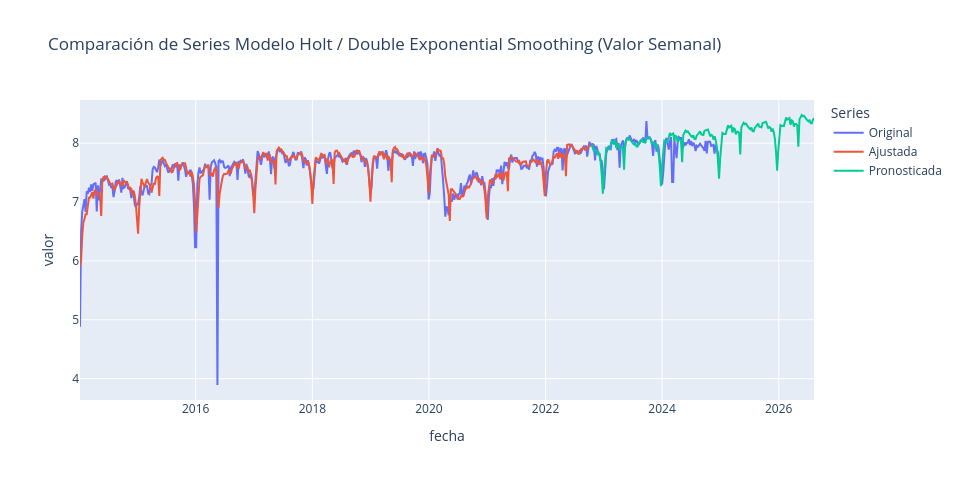
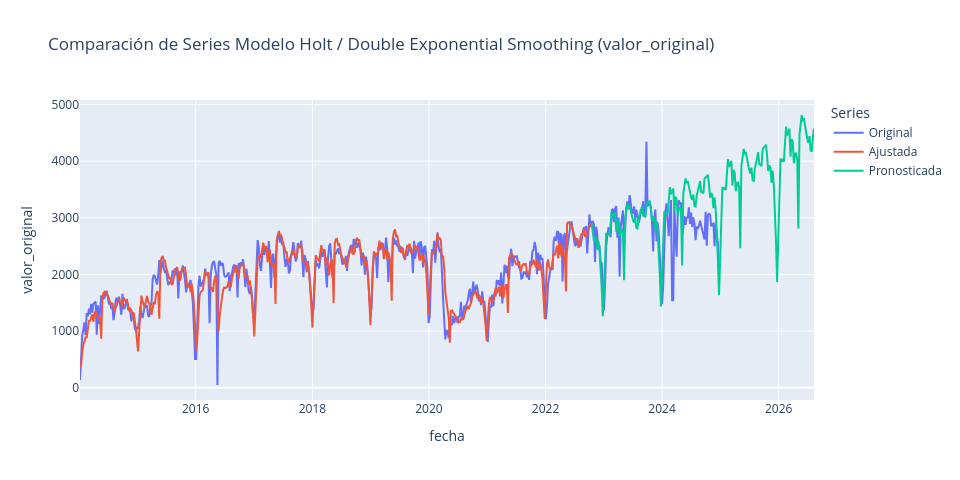

These figures' notebook cell, in order:
### Code cell
# --- 1. Define los argumentos que NUNCA cambian ---
# Los datos a graficar
model_name = 'Modelo Holt / Double Exponential Smoothing'
data_tuples = (
    (df_original, 'Original'),
    (df_ajustado, 'Ajustada'),
    (df_pronostico2, 'Pronosticada'),
)

# Los parámetros comunes del gráfico
common_plot_args = {
    'plotly_engine': USE_PLOTLY,
    # 'hover_mode': 'x unified',
}

# --- 2. Crea la lista de gráficos a generar ---
# El gráfico base que siempre se muestra
plot_configs = [
    ('valor', 'Valor Semanal')
]

# El gráfico condicional
if 'valor_original' in df_original.columns:
    plot_configs.append(('valor_original', 'valor_original'))


# --- 3. Itera y llama a la función UNA SOLA VEZ dentro del bucle ---
for y_col, title_suffix in plot_configs:
    func.plot_forecast(
        *data_tuples,  # Desempaqueta los datos
        y=y_col,
        title=f'Comparación de Series {model_name} ({title_suffix})',
        **common_plot_args  # Desempaqueta los argumentos comunes
    )

### Figure 1 — Plotly figure (JSON) as saved in the notebook; plotly's stock layout.template omitted (floating-point values rounded to 4 significant figures; data arrays with more than 128 entries replaced by an {"elided": "..."} marker saying what was removed)
{"data": [{"customdata": {"elided": "573x1 int values"}, "hovertemplate": "<b>Original</b><br>Fecha: %{x}<br>valor: %{y}<br>Semana: %{customdata[0]}<extra></extra>", "mode": "lines", "name": "Original", "type": "scatter", "x": {"elided": "573 str values"}, "y": {"elided": "573 float values"}}, {"customdata": {"elided": "458x1 int values"}, "hovertemplate": "<b>Ajustada</b><br>Fecha: %{x}<br>valor: %{y}<br>Semana: %{customdata[0]}<extra></extra>", "mode": "lines", "name": "Ajustada", "type": "scatter", "x": {"elided": "458 str values"}, "y": {"elided": "458 float values"}}, {"customdata": {"elided": "200x1 int values"}, "hovertemplate": "<b>Pronosticada</b><br>Fecha: %{x}<br>valor: %{y}<br>Semana: %{customdata[0]}<extra></extra>", "mode": "lines", "name": "Pronosticada", "type": "scatter", "x": {"elided": "200 str values"}, "y": {"elided": "200 float values"}}], "layout": {"height": 480, "legend": {"title": {"text": "Series"}}, "title": {"text": "Comparación de Series Modelo Holt / Double Exponential Smoothing (Valor Semanal)"}, "width": 960, "xaxis": {"title": {"text": "fecha"}}, "yaxis": {"title": {"text": "valor"}}}}

### Figure 2 — Plotly figure (JSON) as saved in the notebook; plotly's stock layout.template omitted (floating-point values rounded to 4 significant figures; data arrays with more than 128 entries replaced by an {"elided": "..."} marker saying what was removed)
{"data": [{"customdata": {"elided": "573x1 int values"}, "hovertemplate": "<b>Original</b><br>Fecha: %{x}<br>valor_original: %{y}<br>Semana: %{customdata[0]}<extra></extra>", "mode": "lines", "name": "Original", "type": "scatter", "x": {"elided": "573 str values"}, "y": {"elided": "573 float values"}}, {"customdata": {"elided": "458x1 int values"}, "hovertemplate": "<b>Ajustada</b><br>Fecha: %{x}<br>valor_original: %{y}<br>Semana: %{customdata[0]}<extra></extra>", "mode": "lines", "name": "Ajustada", "type": "scatter", "x": {"elided": "458 str values"}, "y": {"elided": "458 float values"}}, {"customdata": {"elided": "200x1 int values"}, "hovertemplate": "<b>Pronosticada</b><br>Fecha: %{x}<br>valor_original: %{y}<br>Semana: %{customdata[0]}<extra></extra>", "mode": "lines", "name": "Pronosticada", "type": "scatter", "x": {"elided": "200 str values"}, "y": {"elided": "200 float values"}}], "layout": {"height": 480, "legend": {"title": {"text": "Series"}}, "title": {"text": "Comparación de Series Modelo Holt / Double Exponential Smoothing (valor_original)"}, "width": 960, "xaxis": {"title": {"text": "fecha"}}, "yaxis": {"title": {"text": "valor_original"}}}}
